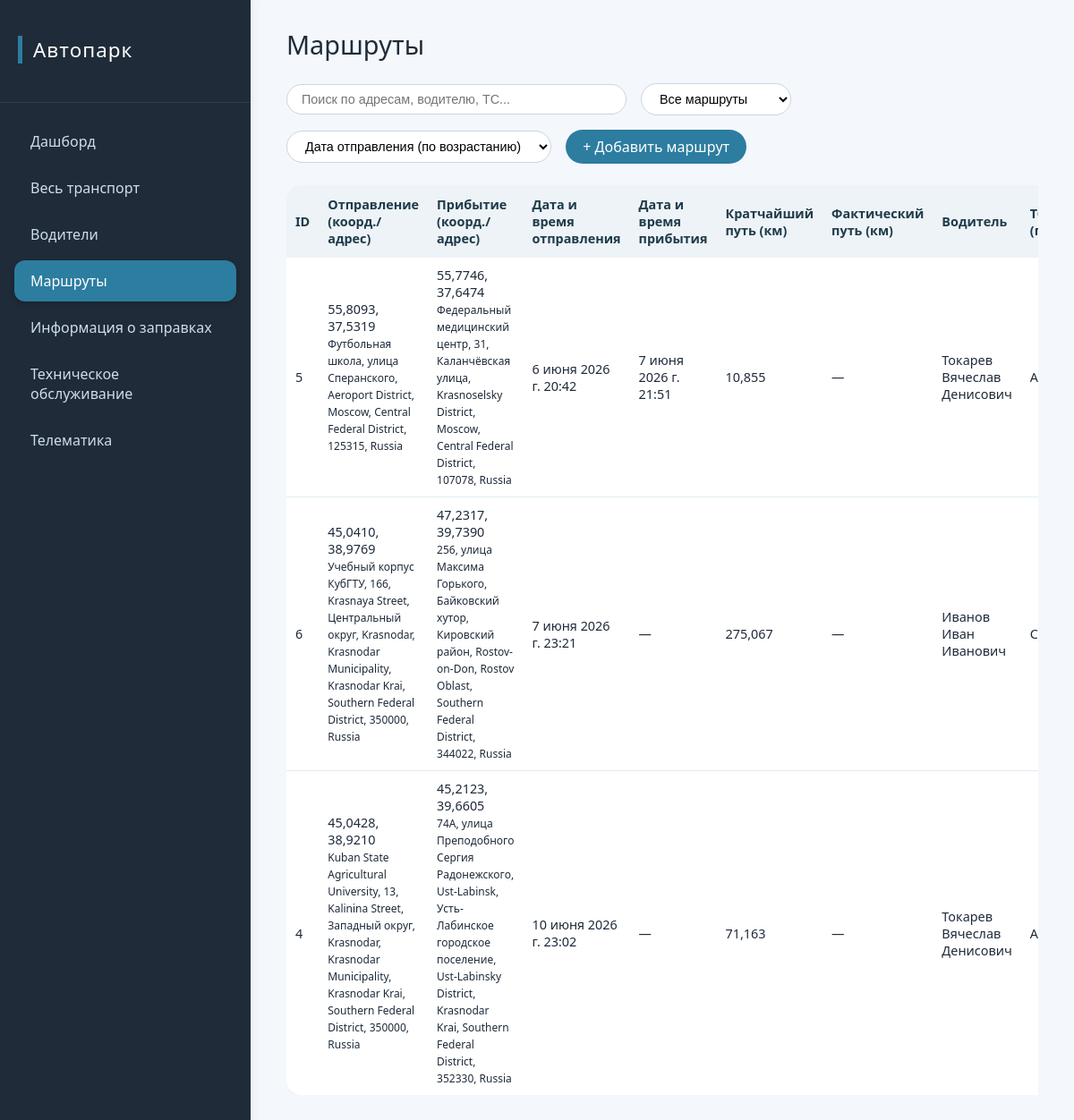
The page /routes/ on the database as committed earlier.
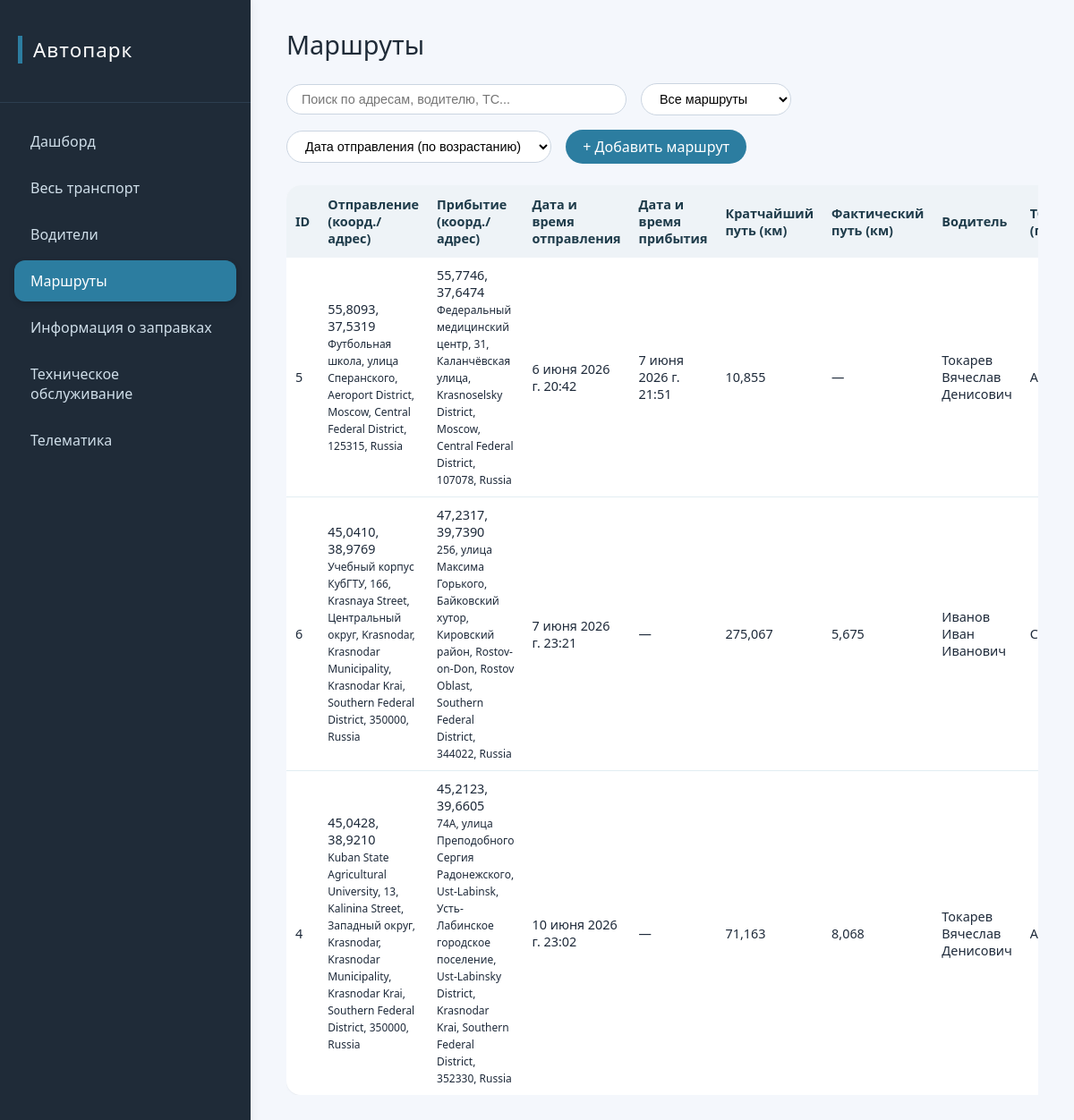
The same page on the database as committed later.
### autopark_platform/models.py (models this page shows, shortened)
class Route(models.Model):
    departure_latitude = models.FloatField('Широта отправления')
    departure_longitude = models.FloatField('Долгота отправления')
    arrival_latitude = models.FloatField('Широта прибытия')
    arrival_longitude = models.FloatField('Долгота прибытия')
    departure_datetime = models.DateTimeField('Дата и время отправления')
    departure_address = models.CharField('Точка отправления (почтовый адрес)', max_length=255, blank=True, null=True)
    arrival_address = models.CharField('Точка прибытия (почтовый адрес)', max_length=255, blank=True, null=True)
    shortest_distance_km = models.FloatField('Расстояние кратчайшего пути (км)', blank=True, null=True,
                                             validators=[MinValueValidator(0)])
    actual_track = models.JSONField('Фактический трек', blank=True, null=True,
                                    help_text='Список координат с timestamp и пройденным расстоянием')
    arrival_datetime = models.DateTimeField('Дата и время прибытия', blank=True, null=True)
    actual_distance_km = models.FloatField('Фактически пройденное расстояние (км)', blank=True, null=True,
                                           validators=[MinValueValidator(0)])
    driver = models.ForeignKey(
        Driver,
        on_delete=models.SET_NULL,
        null=True,
        blank=True,
        related_name='routes',
        verbose_name='Назначенный водитель'
    )
    class Meta:
        verbose_name = 'Маршрут'
        verbose_name_plural = 'Маршруты'
        ordering = ['-departure_datetime']

class Driver(models.Model):
    full_name = models.CharField('ФИО', max_length=200)
    license_number = models.CharField('Водительское удостоверение', max_length=50, unique=True)
    phone_number = models.CharField('Номер телефона', max_length=20)
    email = models.EmailField('Электронная почта', unique=True)
    experience_years = models.PositiveSmallIntegerField('Стаж (лет)', blank=True, null=True)
    vehicle = models.OneToOneField(
        Vehicle,
        on_delete=models.SET_NULL,
        null=True,
        blank=True,
        related_name='driver',
        verbose_name='Транспортное средство'
    )
    class Meta:
        verbose_name = 'Водитель'
        verbose_name_plural = 'Водители'
        ordering = ['full_name']

class Vehicle(models.Model):
    class Status(models.TextChoices):
        ON_ROUTE = 'on_route', 'В рейсе'
        ON_MAINTENANCE = 'on_maintenance', 'На ТО'
        FREE = 'free', 'Свободен'
    brand = models.CharField('Марка', max_length=100)
    model = models.CharField('Модель', max_length=100)
    license_plate = models.CharField('Госномер', max_length=20, unique=True)
    status = models.CharField('Статус активности', max_length=20, choices=Status.choices, default=Status.FREE)
    current_mileage = models.FloatField('Текущий пробег', validators=[MinValueValidator(0)])
    year_of_manufacture = models.PositiveSmallIntegerField('Год выпуска')
    vin = models.CharField('VIN-номер', max_length=17, blank=True, null=True, unique=True)
    fuel_level = models.FloatField('Уровень топлива в баке', blank=True, null=True, validators=[MinValueValidator(0)])
    latitude = models.FloatField('Широта', blank=True, null=True)
    longitude = models.FloatField('Долгота', blank=True, null=True)
    class Meta:
        verbose_name = 'Транспортное средство'
        verbose_name_plural = 'Транспортные средства'
        ordering = ['brand', 'model']

### autopark_platform/views.py (the view, shortened to what this page needs)
# urls.py: path('routes/', views.route_list, name='route_list'),
def route_list(request):
    search_query = request.GET.get('search', '').strip()
    route_status = request.GET.get('route_status', '').strip()
    sort_by = request.GET.get('sort_by', '').strip()
    now = timezone.now()
    routes = Route.objects.select_related('driver__vehicle').all()
    if route_status == 'upcoming':
        routes = routes.filter(departure_datetime__gt=now, arrival_datetime__isnull=True)
    elif route_status == 'ongoing':
        routes = routes.filter(departure_datetime__lte=now, arrival_datetime__isnull=True)
    elif route_status == 'completed':
        routes = routes.filter(arrival_datetime__isnull=False)
    if sort_by == 'departure_asc':
        routes = routes.order_by('departure_datetime')
    elif sort_by == 'departure_desc':
        routes = routes.order_by('-departure_datetime')
    elif sort_by == 'distance_asc':
        routes = routes.order_by('shortest_distance_km')
    elif sort_by == 'distance_desc':
        routes = routes.order_by('-shortest_distance_km')
    else:
        routes = routes.order_by('departure_datetime')
    context = {
        'routes': routes,
        'search_query': search_query,
        'route_status': route_status,
        'sort_by': sort_by,
        'now': now,
    }
    return render(request, 'route_list.html', context)

### autopark_platform/templates/route_list.html (shortened to what the changed rows need)
<!DOCTYPE html>
<html lang="ru">
<head>
    {% load static %}
    <link rel="stylesheet" href="{% static 'css/main.css' %}">
</head>
<body>
    <div class="app-container">
        <aside class="sidebar">
            <div class="logo">
                <h2>Автопарк</h2>
            </div>
        </aside>
        <main class="content">
            <div class="page-header">
                <h1>Маршруты</h1>
            </div>
            <div class="table-wrapper">
                <table class="data-table">
                    <thead>
                        <tr>
                            <th>ID</th>
                            <th>Отправление (коорд./адрес)</th>
                            <th>Прибытие (коорд./адрес)</th>
                            <th>Дата и время отправления</th>
                            <th>Дата и время прибытия</th>
                            <th>Кратчайший путь (км)</th>
                            <th>Фактический путь (км)</th>
                            <th>Водитель</th>
                            <th>ТС (госномер)</th>
                        </tr>
                    </thead>
                    <tbody>
                        {% for route in routes %}
                        <tr>
                            <td>{{ route.id }}</td>
                            <td>
                                {{ route.departure_latitude|floatformat:4 }}, {{ route.departure_longitude|floatformat:4 }}<br>
                                {% if route.departure_address %}<small>{{ route.departure_address }}</small>{% endif %}
                            </td>
                            <td>
                                {{ route.arrival_latitude|floatformat:4 }}, {{ route.arrival_longitude|floatformat:4 }}<br>
                                {% if route.arrival_address %}<small>{{ route.arrival_address }}</small>{% endif %}
                            </td>
                            <td>{{ route.departure_datetime|default:"—" }}</td>
                            <td>{{ route.arrival_datetime|default:"—" }}</td>
                            <td>{{ route.shortest_distance_km|default:"—" }}</td>
                            <td>{{ route.actual_distance_km|default:"—" }}</td>
                            <td>{{ route.driver.full_name|default:"Не назначен" }}</td>
                            <td>
                                {% if route.driver and route.driver.vehicle %}
                                    {{ route.driver.vehicle.license_plate }}
                                {% else %}
                                    —
                                {% endif %}
                            </td>
                        </tr>
                        {% empty %}
                        <tr>
                            <td colspan="10" class="empty-row">Нет маршрутов, соответствующих критериям</td>
                        </tr>
                        {% endfor %}
                    </tbody>
                </table>
            </div>
        </main>
    </div>
</body>
</html>

Rows that differ between the two databases and show on the page:
changed Route "7 июня 2026 г. 23:21": actual_distance_km "—" → "5,675"
changed Route "10 июня 2026 г. 23:02": actual_distance_km "—" → "8,068"
